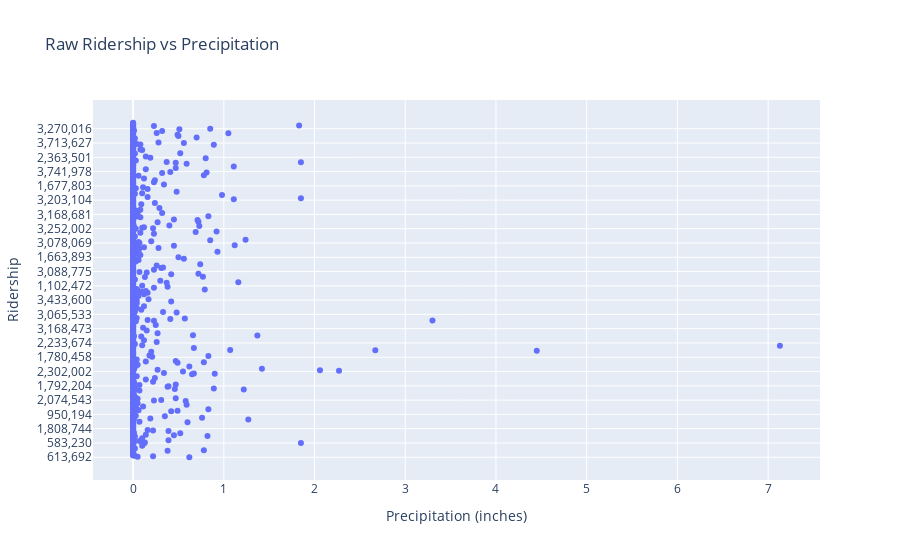

Here is the notebook cell this chart was saved with:
### Markdown cell above
Before going deeper, I first plotted ridership vs. precipitation directly.

Spoiler: It’s messy. Rain doesn’t always mean lower ridership — maybe weekdays vs weekends dominate the pattern.

But this exploration shows where the data might mislead us.

### Code cell
fig = px.scatter(
    df,
    x = "prcp",
    y= "subways: total estimated ridership",
    title = "Raw Ridership vs Precipitation"
)
fig.update_layout(xaxis_title_text = "Precipitation (inches)")
fig.update_layout(yaxis_title_text = "Ridership")
fig.show()

fig.write_image("project3_raw_ridership_vs_precipitation.png")

### Figure 1 — Plotly figure (JSON) as saved in the notebook; plotly's stock layout.template omitted (floating-point values rounded to 4 significant figures; data arrays with more than 128 entries replaced by an {"elided": "..."} marker saying what was removed)
{"data": [{"hovertemplate": "prcp=%{x}<br>subways: total estimated ridership=%{y}<extra></extra>", "legendgroup": "", "marker": {"color": "#636efa", "symbol": "circle"}, "mode": "markers", "name": "", "orientation": "h", "showlegend": false, "type": "scatter", "x": {"elided": "728 float values"}, "xaxis": "x", "y": {"elided": "728 str values"}, "yaxis": "y"}], "layout": {"legend": {"tracegroupgap": 0}, "title": {"text": "Raw Ridership vs Precipitation"}, "xaxis": {"anchor": "y", "domain": [0, 1], "title": {"text": "Precipitation (inches)"}}, "yaxis": {"anchor": "x", "domain": [0, 1], "title": {"text": "Ridership"}}}}
